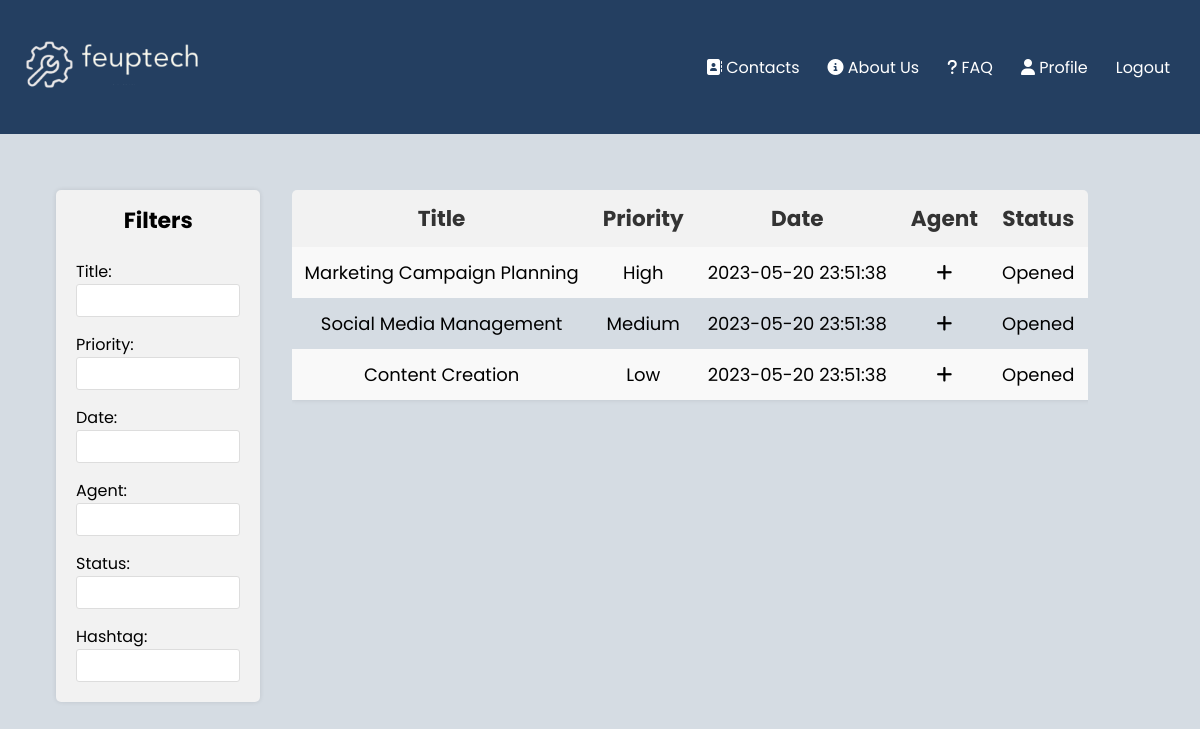
The page /pages/tickets_all.php?department=Marketing (signed in) on the database its author committed.
### tables this page shows
CREATE TABLE tickets(

    idTicket integer primary key AUTOINCREMENT,
    title text NOT NULL,
    description text,
    status text,
    idAgent text references Agents(idAgent),
    idClient text references Clients(idClient),
    department text references department(title),
    priority text,
    hashtag text,
    date datetime
);

### pages/tickets_all.php (called while the page is built, shortened)
<?php
    require_once(__DIR__ . '/../database/connection.db.php');
    require_once(__DIR__ . '/../database/ticket.class.php');
    require_once(__DIR__ . '/../database/user.class.php');
    require_once(__DIR__ . '/../utils/session.php');
    require_once(__DIR__ . '/../templates/tickets.tpl.php');
    require_once(__DIR__ . '/../templates/tickets_all.tpl.php');
    $session = new Session();
    $db = getDatabaseConnection();
    $user = User::getUserWithId($db, $session->getID());
    $tickets = $user->getAllTicketsWithDepartment($db, $_GET['department']);
    $departments = $user->getAllDepartments($db);
    drawTicketsAll($db, $tickets, $departments);
?>

### database/ticket.class.php (called while the page is built, shortened)
<?php
     class Ticket{
        public string $title;
        public string $priority;
        public function __construct(int $idTicket, string $title, string $status,
          string $description, string $department, string $priority, string $hashtag, string $date, string $idClient, int $idAgent){
            $this->idTicket = $idTicket;
            $this->title = $title;
            $this->status = $status;
            $this->priority = $priority;
            $this->date = $date;
        }
        public function getTitle(){
            return $this->title;
        }
        public function getPriority(){
            return $this->priority;
        }
    }
?>

### database/user.class.php (called while the page is built, shortened)
<?php
     class User{
        static function getUserWithID(PDO $db, int $id) : ?User {
            $stmt = $db->prepare('
                SELECT u.idUser, u.email, u.name, u.username
                FROM users u JOIN admins a ON u.idUser = a.idAdmin
                WHERE u.idUser = ?');
            $stmt->execute(array($id));
            $row = $stmt->fetch(PDO::FETCH_ASSOC);
            if ($row !== false) {
                return new Admin($row['idUser'], $row['email'], $row['name'], $row['username']);
            }
            return null;
            }
     }
     class Admin extends User{
        function getAllTicketsWithDepartment($db, $department){
            $stmt = $db->prepare('SELECT idTicket, date, status, title, description, department, priority, idClient, idAgent, hashtag FROM tickets WHERE department = ?');
            $stmt->execute([$department]);
            $ticketRows = $stmt->fetchAll(PDO::FETCH_ASSOC);
            $tickets = [];
            foreach ($ticketRows as $row) {
                $ticket = new Ticket(
                    intval($row['idTicket']),
                    $row['title'],
                    $row['status'],
                    $row['description'],
                    $row['department'],
                    $row['priority'],
                    strval($row['hashtag']),
                    $row['date'],
                    $row['idClient'],
                    intval($row['idAgent']),
                );
                array_push($tickets, $ticket);
            }
            return $tickets;
        }
     }
?>

### utils/session.php (called while the page is built, shortened)
<?php
class Session{
      public function getID() : ?int {
        return isset($_SESSION['id']) ? $_SESSION['id'] : null;
      }
}
?>

### templates/tickets_all.tpl.php (the view, shortened to what this page needs)
<?php function drawTicketsAll($db, $tickets, $departments) { ?>
    <main class="tab">
                <section class="sidebar">
                    <h3>Filters</h3>
                    <label for="titleFilter">Title:</label>
                    <input type="text" id="titleFilter">
                    <br>
                    <label for="priorityFilter">Priority:</label>
                    <input type="text" id="priorityFilter">
                    <br>
                    <label for="dateFilter">Date:</label>
                    <input type="text" id="dateFilter">
                    <br>
                    <label for="agentFilter">Agent:</label>
                    <input type="text" id="agentFilter">
                    <br>
                    <label for="statusFilter">Status:</label>
                    <input type="text" id="statusFilter">
                    <br>
                    <label for="hashtagFilter">Hashtag:</label>
                    <input type="text" id="hashtagFilter">
                </section>
            <section class="table-container">
                <table id="filter">
                        <th>Title</th>
                        <th>Priority</th>
                        <th>Date</th>
                        <th>Agent</th>
                        <th>Status</th>
                    <?php
                        foreach($tickets as $ticket)
                            drawTicketAll($db, $ticket, $departments);
                    ?>
                </table>
            </section>
        </main>
    </body>
</html>
<?php } ?>
<?php function drawTicketAll($db,$ticket,$departments) { ?>
    <tr>
        <td><a href="../pages/ticket_detail.php?ticket=<?php echo urlencode($ticket->idTicket) ?>"><?php echo $ticket->getTitle() ?></a></td>
        <td><?php echo $ticket->getPriority() ?></td>
        <td><?php echo $ticket->date ?></td>
        <td>
            <?php
                if ($ticket->status == "Opened" ){
                    echo "<i class=\"fa-solid fa-plus\"></i>";
                }
                else{
                    echo $ticket->idAgent;
                }
            ?>
        </td>
        <td><?php echo $ticket->status ?></td>
    </tr>
<?php } ?>

### css/tickets_style.css (style rules this page uses)
body { font-family: 'Poppins'; background-color: #D5DCE3; }

### css/tickets_all.css (style rules this page uses)
body { font-family: 'Poppins'; background-color: #D5DCE3 }
.tab { display: grid; grid-template-columns: 18% 70%; column-gap: 2em; margin-left: 3em; }
.table-container { overflow-x: auto; margin-top: 4em; border-radius: 5px; }
table { width: 100%; white-space: nowrap; }
.sidebar { background-color: #f2f2f2; padding: 20px; border-radius: 5px; box-shadow: 0 0 5px rgba(0, 0, 0, 0.1); margin-bottom: 20px; margin-top: 4em; }
.sidebar h3 { font-size: 22px; margin-top: -6.5px; text-align: center; }
.sidebar label { display: block; margin-top: 15px; }
.sidebar input[type="text"] { width: 100%; padding: 8px; border: 1px solid #ddd; border-radius: 3px; box-sizing: border-box; }
table { border-collapse: collapse; box-shadow: 0 0 5px rgba(0, 0, 0, 0.1); font-size: 18px; }
table th, table td { padding: 12px; text-align: center; }
table th { background-color: #f2f2f2; font-weight: bold; color: #333; font-size: larger; }
table tr:nth-child(even) { background-color: #f9f9f9; }
table td a { text-decoration: none; color: black; }

### rows shown on the page
tickets: title "Marketing Campaign Planning", priority "High", date "2023-05-20 23:51:38", status "Opened"
tickets: title "Social Media Management", priority "Medium", date "2023-05-20 23:51:38", status "Opened"
tickets: title "Content Creation", priority "Low", date "2023-05-20 23:51:38", status "Opened"
